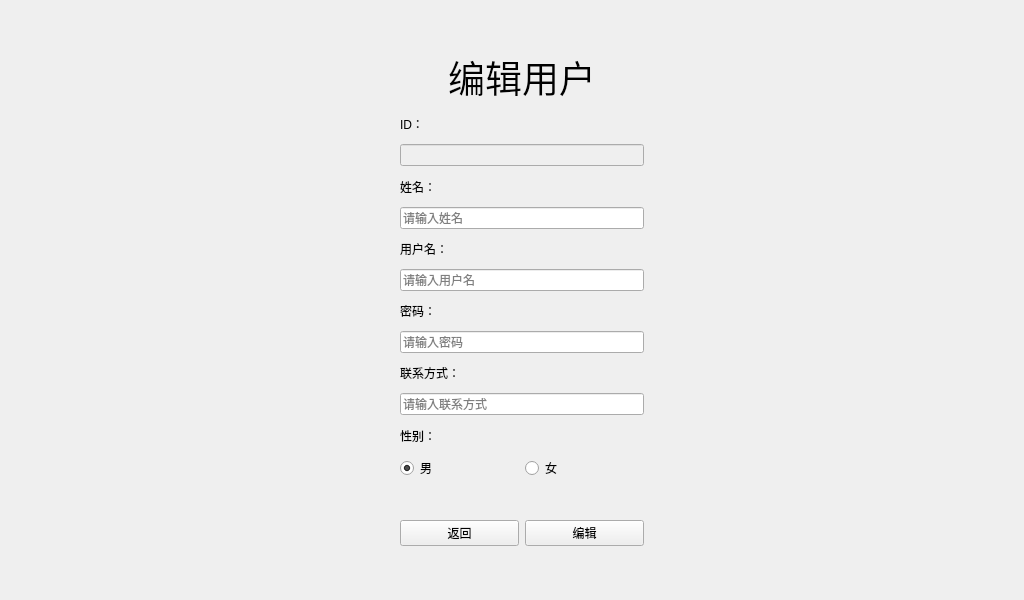
<?xml version="1.0" encoding="UTF-8"?>
<ui version="4.0">
 <class>Form</class>
 <widget class="QWidget" name="Form">
  <property name="geometry">
   <rect>
    <x>0</x>
    <y>0</y>
    <width>1024</width>
    <height>600</height>
   </rect>
  </property>
  <property name="windowTitle">
   <string>Form</string>
  </property>
  <widget class="QWidget" name="layoutWidget">
   <property name="geometry">
    <rect>
     <x>400</x>
     <y>50</y>
     <width>244</width>
     <height>496</height>
    </rect>
   </property>
   <layout class="QVBoxLayout" name="verticalLayout">
    <item>
     <widget class="QLabel" name="title_lb">
      <property name="font">
       <font>
        <pointsize>28</pointsize>
       </font>
      </property>
      <property name="text">
       <string>编辑用户</string>
      </property>
      <property name="alignment">
       <set>Qt::AlignCenter</set>
      </property>
     </widget>
    </item>
    <item>
     <widget class="QLabel" name="id_lb">
      <property name="text">
       <string>ID：</string>
      </property>
     </widget>
    </item>
    <item>
     <widget class="QLineEdit" name="id_le">
      <property name="enabled">
       <bool>false</bool>
      </property>
     </widget>
    </item>
    <item>
     <widget class="QLabel" name="name_lb">
      <property name="text">
       <string>姓名：</string>
      </property>
     </widget>
    </item>
    <item>
     <widget class="QLineEdit" name="name_le">
      <property name="placeholderText">
       <string>请输入姓名</string>
      </property>
     </widget>
    </item>
    <item>
     <widget class="QLabel" name="username_lb">
      <property name="text">
       <string>用户名：</string>
      </property>
     </widget>
    </item>
    <item>
     <widget class="QLineEdit" name="username_le">
      <property name="placeholderText">
       <string>请输入用户名</string>
      </property>
     </widget>
    </item>
    <item>
     <widget class="QLabel" name="password_lb">
      <property name="text">
       <string>密码：</string>
      </property>
     </widget>
    </item>
    <item>
     <widget class="QLineEdit" name="password_le">
      <property name="echoMode">
       <enum>QLineEdit::Password</enum>
      </property>
      <property name="placeholderText">
       <string>请输入密码</string>
      </property>
     </widget>
    </item>
    <item>
     <widget class="QLabel" name="contact_lb">
      <property name="text">
       <string>联系方式：</string>
      </property>
     </widget>
    </item>
    <item>
     <widget class="QLineEdit" name="contact_le">
      <property name="placeholderText">
       <string>请输入联系方式</string>
      </property>
     </widget>
    </item>
    <item>
     <widget class="QLabel" name="sex_lb">
      <property name="text">
       <string>性别：</string>
      </property>
     </widget>
    </item>
    <item>
     <layout class="QHBoxLayout" name="horizontalLayout_2">
      <item>
       <widget class="QRadioButton" name="man">
        <property name="focusPolicy">
         <enum>Qt::NoFocus</enum>
        </property>
        <property name="text">
         <string>男</string>
        </property>
        <property name="checked">
         <bool>true</bool>
        </property>
       </widget>
      </item>
      <item>
       <widget class="QRadioButton" name="woman">
        <property name="focusPolicy">
         <enum>Qt::NoFocus</enum>
        </property>
        <property name="text">
         <string>女</string>
        </property>
       </widget>
      </item>
     </layout>
    </item>
    <item>
     <widget class="QLabel" name="tips_lb">
      <property name="styleSheet">
       <string notr="true">color: rgb(255, 0, 0);</string>
      </property>
      <property name="text">
       <string/>
      </property>
     </widget>
    </item>
    <item>
     <layout class="QHBoxLayout" name="horizontalLayout">
      <item>
       <widget class="QPushButton" name="back_btn">
        <property name="text">
         <string>返回</string>
        </property>
       </widget>
      </item>
      <item>
       <widget class="QPushButton" name="add_btn">
        <property name="text">
         <string>编辑</string>
        </property>
       </widget>
      </item>
     </layout>
    </item>
   </layout>
  </widget>
 </widget>
 <resources/>
 <connections/>
</ui>
